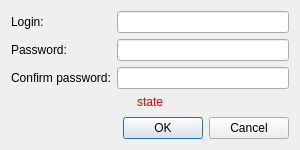
<?xml version="1.0" encoding="UTF-8"?>
<ui version="4.0">
 <class>AddUserDialog</class>
 <widget class="QDialog" name="AddUserDialog">
  <property name="geometry">
   <rect>
    <x>0</x>
    <y>0</y>
    <width>300</width>
    <height>150</height>
   </rect>
  </property>
  <property name="windowTitle">
   <string>Add user dialog</string>
  </property>
  <layout class="QGridLayout" name="gridLayout">
   <item row="0" column="0">
    <widget class="QLabel" name="loginLabel">
     <property name="text">
      <string>Login:</string>
     </property>
    </widget>
   </item>
   <item row="0" column="1">
    <widget class="QLineEdit" name="loginEdit"/>
   </item>
   <item row="1" column="0">
    <widget class="QLabel" name="passwordLabel">
     <property name="text">
      <string>Password:</string>
     </property>
    </widget>
   </item>
   <item row="1" column="1">
    <widget class="QLineEdit" name="passwordEdit">
     <property name="echoMode">
      <enum>QLineEdit::Password</enum>
     </property>
    </widget>
   </item>
   <item row="2" column="0">
    <widget class="QLabel" name="confirmPasswordLabel">
     <property name="text">
      <string>Confirm password:</string>
     </property>
    </widget>
   </item>
   <item row="2" column="1">
    <widget class="QLineEdit" name="confirmPasswordEdit">
     <property name="echoMode">
      <enum>QLineEdit::Password</enum>
     </property>
    </widget>
   </item>
   <item row="3" column="0" colspan="2">
    <widget class="QLabel" name="stateLabel">
     <property name="styleSheet">
      <string notr="true">color: rgb(255, 0, 0);</string>
     </property>
     <property name="text">
      <string>state</string>
     </property>
     <property name="alignment">
      <set>Qt::AlignCenter</set>
     </property>
    </widget>
   </item>
   <item row="7" column="0" colspan="2">
    <widget class="QDialogButtonBox" name="buttonBox">
     <property name="orientation">
      <enum>Qt::Horizontal</enum>
     </property>
     <property name="standardButtons">
      <set>QDialogButtonBox::Cancel|QDialogButtonBox::Ok</set>
     </property>
    </widget>
   </item>
   <item row="4" column="0" colspan="2">
    <spacer name="verticalSpacer">
     <property name="orientation">
      <enum>Qt::Vertical</enum>
     </property>
     <property name="sizeHint" stdset="0">
      <size>
       <width>20</width>
       <height>1</height>
      </size>
     </property>
    </spacer>
   </item>
  </layout>
 </widget>
 <resources/>
 <connections/>
</ui>
